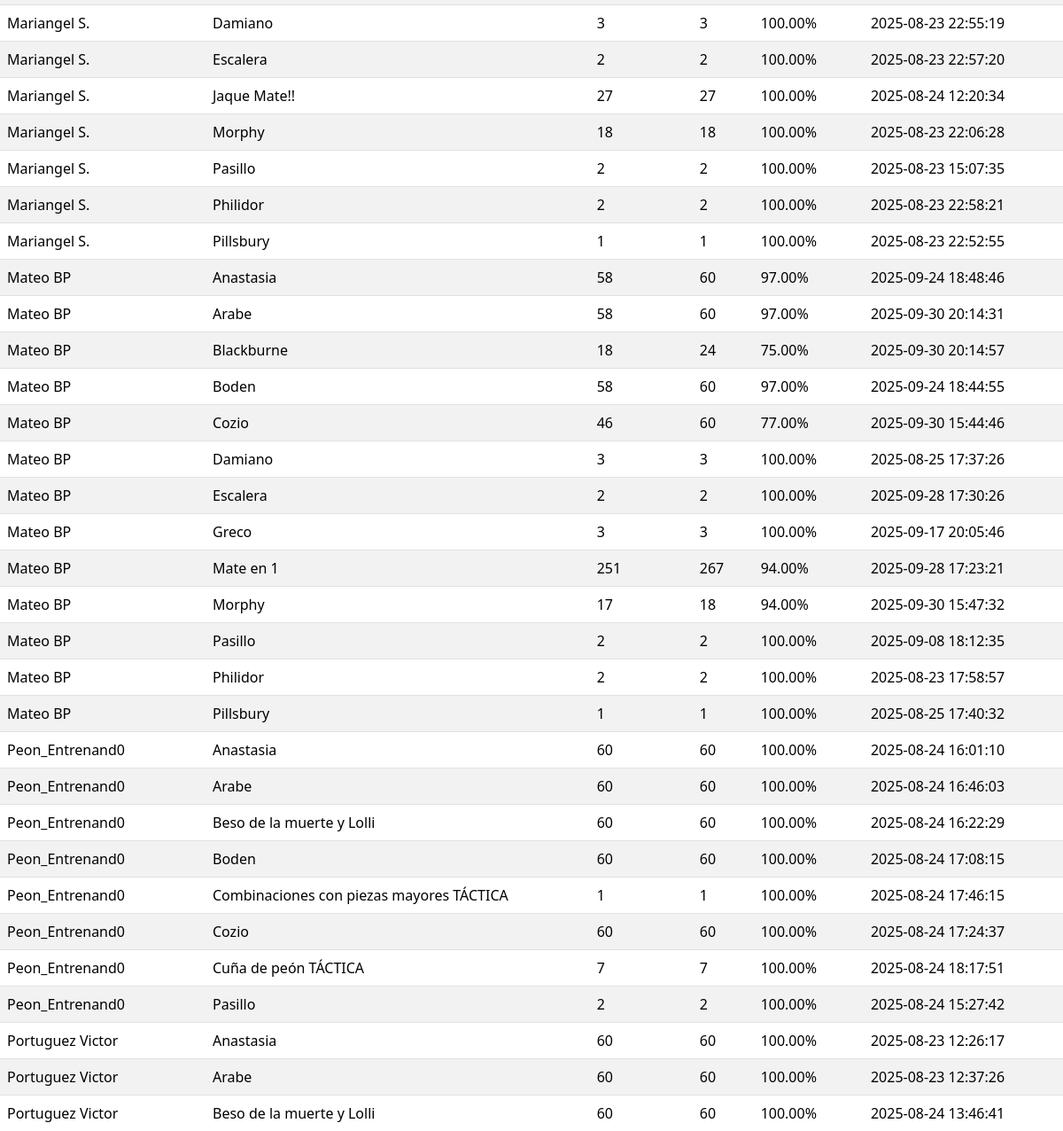
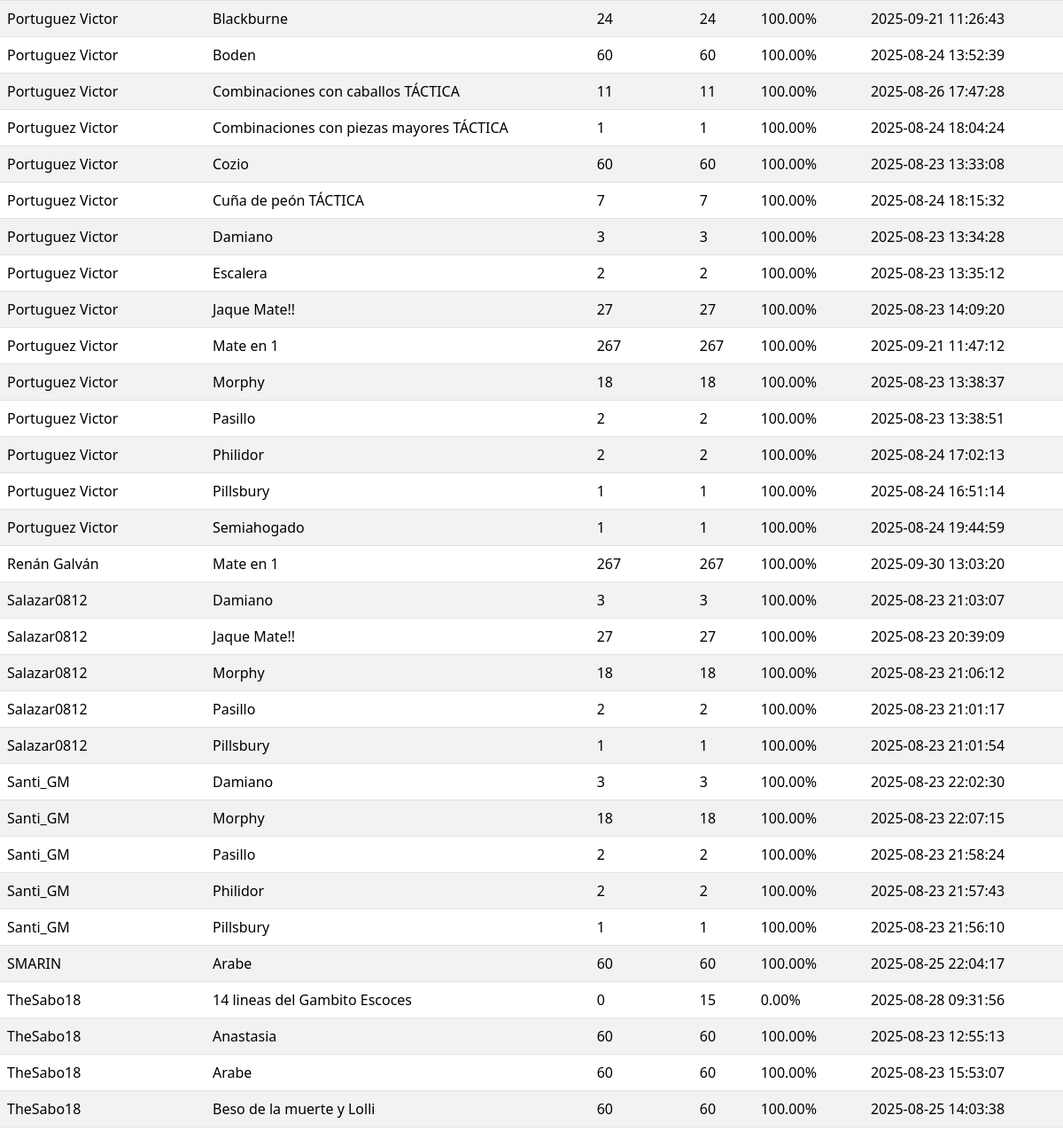
Page /admin/reporte_resultados.php (signed in, middle part) on the earlier database version (2 pictures, top to bottom).
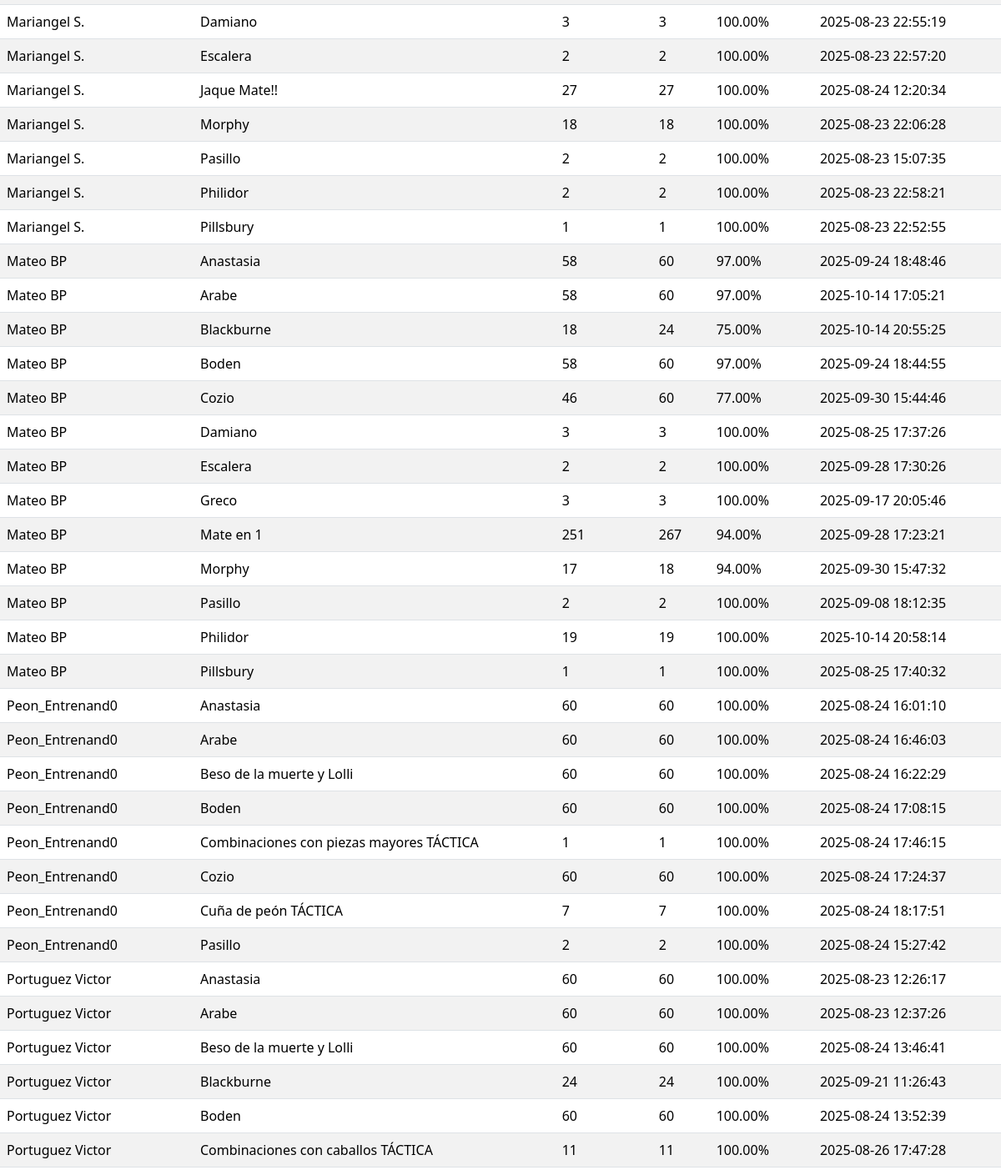
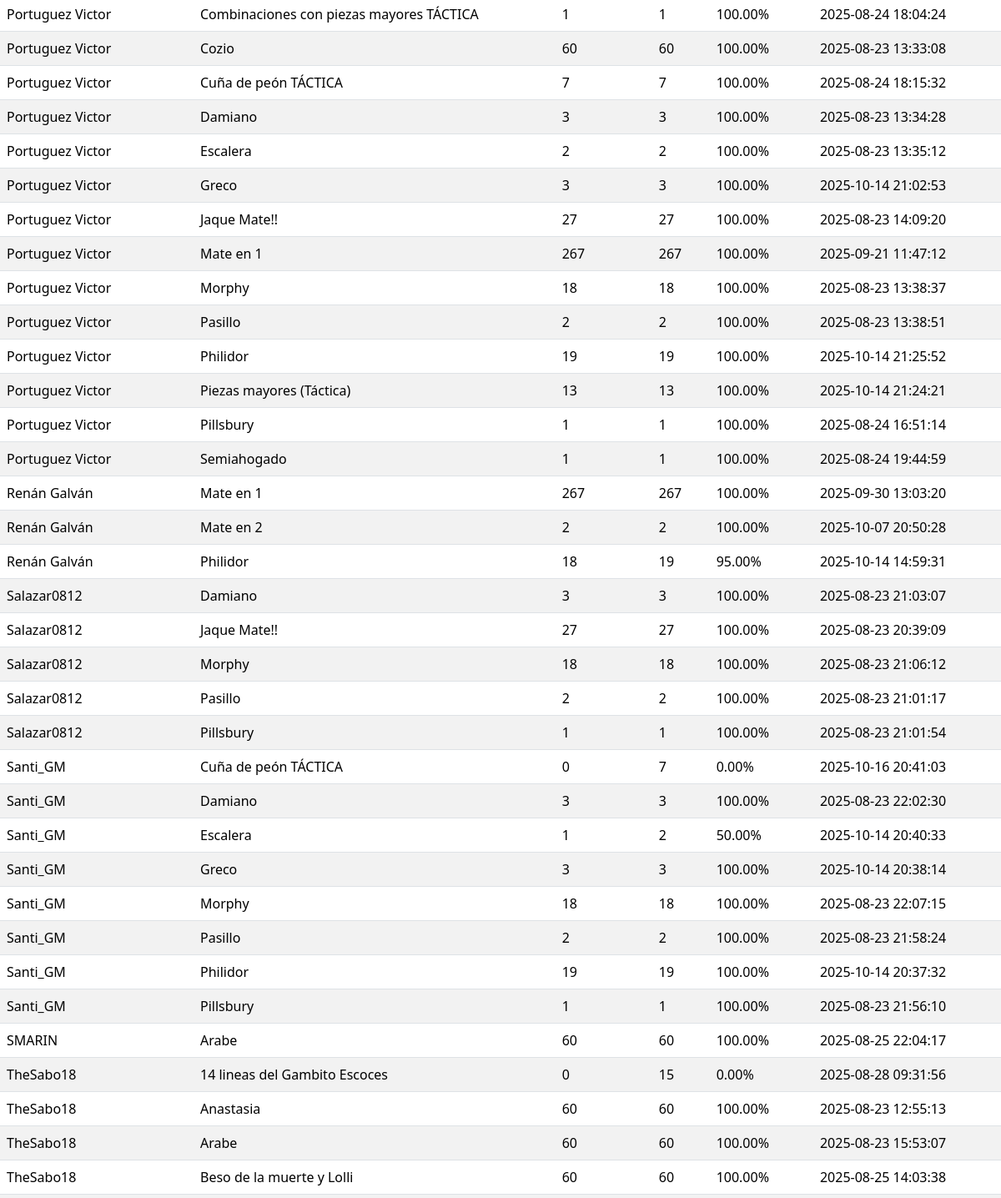
Same page on the later database version (2 pictures, top to bottom).
### tables this page shows
CREATE TABLE `resultados_categorias` (
  `id_resultado_categoria` int(11) NOT NULL,
  `id_usuarios` int(11) NOT NULL,
  `id_categorias` int(11) NOT NULL,
  `problemas_resueltos` int(11) NOT NULL DEFAULT 0,
  `total_problemas` int(11) NOT NULL DEFAULT 0,
  `porcentaje_aciertos` decimal(5,2) NOT NULL DEFAULT 0.00,
  `fecha_ultima_actualizacion` timestamp NOT NULL DEFAULT current_timestamp() ON UPDATE current_timestamp(),
  `fecha_creacion` timestamp NOT NULL DEFAULT current_timestamp()
);

CREATE TABLE `usuarios` (
  `id_usuarios` int(11) NOT NULL,
  `nombre_usuario` varchar(50) NOT NULL,
  `nombre_completo` varchar(255) DEFAULT NULL,
  `email` varchar(100) NOT NULL,
  `password` varchar(255) NOT NULL,
  `fecha_registro` timestamp NOT NULL DEFAULT current_timestamp(),
  `autorizado` tinyint(1) NOT NULL DEFAULT 0,
  `rol` enum('usuario','instructor','creador_contenido','administrador') NOT NULL DEFAULT 'usuario',
  `nivel_ajedrez` enum('Principiante','Intermedio','Avanzado') NOT NULL DEFAULT 'Principiante',
  `rating` int(11) DEFAULT 1200,
  `reset_token_hash` varchar(64) DEFAULT NULL,
  `reset_token_expires_at` datetime DEFAULT NULL
);

CREATE TABLE `categorias` (
  `id_categorias` int(11) NOT NULL,
  `id_publicacion` int(11) NOT NULL,
  `nombre_categoria` varchar(255) NOT NULL,
  `fecha_creacion` timestamp NOT NULL DEFAULT current_timestamp(),
  `imagen_categoria` varchar(255) DEFAULT NULL,
  `imagen_insignia` varchar(255) DEFAULT NULL,
  `estado` tinyint(1) NOT NULL DEFAULT 0 COMMENT '0: inactivo, 1: activo'
);

### admin/reporte_resultados.php (the view, shortened to what this page needs)
<?php
require_once 'includes/header.php';
$resultados = [];
$sql_resultados = "
    SELECT
        rc.id_resultado_categoria,
        u.nombre_usuario,
        c.nombre_categoria,
        rc.problemas_resueltos,
        rc.total_problemas,
        rc.porcentaje_aciertos,
        rc.fecha_ultima_actualizacion
    FROM
        resultados_categorias rc
    JOIN
        usuarios u ON rc.id_usuarios = u.id_usuarios
    JOIN
        categorias c ON rc.id_categorias = c.id_categorias
    ORDER BY
        u.nombre_usuario ASC, c.nombre_categoria ASC
";
$result_resultados = $conn->query($sql_resultados);
if ($result_resultados && $result_resultados->num_rows > 0) {
    while($row = $result_resultados->fetch_assoc()) {
        $resultados[] = $row;
    }
}
?>
<?php if (empty($resultados)): ?>
    <div class="alert alert-info" role="alert">
        No hay resultados de categorías registrados aún.
    </div>
<?php else: ?>
    <div class="table-responsive">
        <table class="table table-striped table-hover">
            <tbody>
                <?php foreach ($resultados as $res): ?>
                    <tr>
                        <td><?php echo htmlspecialchars($res['nombre_usuario']); ?></td>
                        <td><?php echo htmlspecialchars($res['nombre_categoria']); ?></td>
                        <td><?php echo htmlspecialchars($res['problemas_resueltos']); ?></td>
                        <td><?php echo htmlspecialchars($res['total_problemas']); ?></td>
                        <td><?php echo htmlspecialchars(number_format($res['porcentaje_aciertos'], 2)); ?>%</td>
                        <td><?php echo htmlspecialchars($res['fecha_ultima_actualizacion']); ?></td>
                    </tr>
                <?php endforeach; ?>
            </tbody>
        </table>
    </div>
<?php endif; ?>
<?php require_once 'includes/footer.php'; ?>

### admin/includes/header.php (shortened to what this page needs)
<!DOCTYPE html>
<html lang="es">
<head>
    <link href="https://cdn.jsdelivr.net/npm/bootstrap@5.3.3/dist/css/bootstrap.min.css" rel="stylesheet">
    <link rel="stylesheet" href="https://cdnjs.cloudflare.com/ajax/libs/font-awesome/6.5.2/css/all.min.css" />
    <link rel="stylesheet" href="../css/style.css">
</head>
<body style="background-color: #f8f8f8;">

### admin/includes/footer.php (shortened to what this page needs)
</body>
</html>

Differences in the rows shown:
removed resultados_categorias: id_usuarios.nombre_usuario "Santi_GM", id_categorias.nombre_categoria "Philidor", problemas_resueltos "2", total_problemas "2", porcentaje_aciertos "100.00", fecha_ultima_actualizacion "2025-08-23 21:57:43"
changed resultados_categorias (number 9 of 69 on the later page): fecha_ultima_actualizacion "2025-09-30 20:14:31" → "2025-10-14 17:05:21"
changed resultados_categorias (number 10 of 69 on the later page): fecha_ultima_actualizacion "2025-09-30 20:14:57" → "2025-10-14 20:55:25"
changed resultados_categorias (number 19 of 69 on the later page): problemas_resueltos "2" → "19"; total_problemas "2" → "19"; fecha_ultima_actualizacion "2025-08-23 17:58:57" → "2025-10-14 20:58:14"
added resultados_categorias: id_usuarios.nombre_usuario "Portuguez Victor", id_categorias.nombre_categoria "Greco", problemas_resueltos "3", total_problemas "3", porcentaje_aciertos "100.00", fecha_ultima_actualizacion "2025-10-14 21:02:53"
changed resultados_categorias (number 45 of 69 on the later page): problemas_resueltos "2" → "19"; total_problemas "2" → "19"; fecha_ultima_actualizacion "2025-08-24 17:02:13" → "2025-10-14 21:25:52"
added resultados_categorias: id_usuarios.nombre_usuario "Portuguez Victor", id_categorias.nombre_categoria "Piezas mayores (Táctica)", problemas_resueltos "13", total_problemas "13", porcentaje_aciertos "100.00", fecha_ultima_actualizacion "2025-10-14 21:24:21"
added resultados_categorias: id_usuarios.nombre_usuario "Renán Galván", id_categorias.nombre_categoria "Mate en 2", problemas_resueltos "2", total_problemas "2", porcentaje_aciertos "100.00", fecha_ultima_actualizacion "2025-10-07 20:50:28"
added resultados_categorias: id_usuarios.nombre_usuario "Renán Galván", id_categorias.nombre_categoria "Philidor", problemas_resueltos "18", total_problemas "19", porcentaje_aciertos "95.00", fecha_ultima_actualizacion "2025-10-14 14:59:31"
added resultados_categorias: id_usuarios.nombre_usuario "Santi_GM", id_categorias.nombre_categoria "Cuña de peón TÁCTICA", problemas_resueltos "0", total_problemas "7", porcentaje_aciertos "0.00", fecha_ultima_actualizacion "2025-10-16 20:41:03"
added resultados_categorias: id_usuarios.nombre_usuario "Santi_GM", id_categorias.nombre_categoria "Escalera", problemas_resueltos "1", total_problemas "2", porcentaje_aciertos "50.00", fecha_ultima_actualizacion "2025-10-14 20:40:33"
added resultados_categorias: id_usuarios.nombre_usuario "Santi_GM", id_categorias.nombre_categoria "Greco", problemas_resueltos "3", total_problemas "3", porcentaje_aciertos "100.00", fecha_ultima_actualizacion "2025-10-14 20:38:14"
added resultados_categorias: id_usuarios.nombre_usuario "Santi_GM", id_categorias.nombre_categoria "Philidor", problemas_resueltos "19", total_problemas "19", porcentaje_aciertos "100.00", fecha_ultima_actualizacion "2025-10-14 20:37:32"
